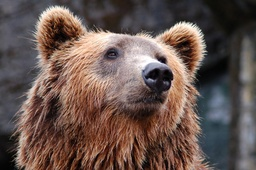
#> input picture images/Bear.jpg, 256 x 170 px, shrunk from 1920 x 1273 before the run
$ python main.py images/Bear.jpg
#> lines starting #> are read from the running program, lines starting #| are printed output that depends on the picture
#> (reads config.json from the repository)
### pipeline.py
import json
import os

import cv2

from moduleB import gerar_banco_gabor
from moduleC import (
    canny_gabor_di_zenzo,
    canny_gabor_escalar,
    canny_tradicional,
    histerese,
    normalizar_imagem,
    supressao_nao_maximos,
)


def gerar_nome_pasta_config(config):
    g = config['gabor']
    h = config['histerese']
    return (
        f"mask{g['tamanho_mascara']}_"
        f"sigma{g['sigma']}_"
        f"lambda{g['lambda_']}_"
        f"gamma{g['gamma']}_"
        f"psi{g['psi']}_"
        f"norient{len(g['orientacoes_graus'])}_"
        f"tlow{h['t_low']}_"
        f"thigh{h['t_high']}"
    )


def resolver_pasta_destino(nome_imagem, config, sufixo=None):
    nome = gerar_nome_pasta_config(config)
    if sufixo:
        nome = f"{nome}_{sufixo}"
    pasta_base = os.path.join("results", nome_imagem, nome)
    if not os.path.exists(pasta_base):
        return pasta_base

    n = 2
    while os.path.exists(f"{pasta_base}_run{n}"):
        n += 1
    return f"{pasta_base}_run{n}"


def pasta_canny_tradicional(nome_imagem):
    return os.path.join("results", nome_imagem, "canny_tradicional")


def salvar_config(pasta_destino, config):
    with open(os.path.join(pasta_destino, 'config_usado.json'), 'w', encoding='utf-8') as f:
        json.dump(config, f, indent=4)


def executar_pipeline_modificado(img_rgb, config, pasta_destino, verbose=True):
    """Executa Canny modificado (Di Zenzo) + Gabor escalar. Salva arquivos 1–3 e 7–9."""
    if verbose:
        print("  -> Gabor modificado (Di Zenzo)...")
    banco_gabor = gerar_banco_gabor(config['gabor'])
    magnitude, orientacao = canny_gabor_di_zenzo(img_rgb, banco_gabor)

    if verbose:
        print("  -> Gabor escalar (cinza)...")
    mag_escalar, orient_escalar = canny_gabor_escalar(img_rgb, banco_gabor)

    if verbose:
        print("  -> NMS + histerese (modificado)...")
    nms = supressao_nao_maximos(magnitude, orientacao)
    borda_final = histerese(
        nms,
        config['histerese']['t_low'],
        config['histerese']['t_high'],
    )

    if verbose:
        print("  -> NMS + histerese (Gabor escalar)...")
    nms_escalar = supressao_nao_maximos(mag_escalar, orient_escalar)
    borda_escalar = histerese(
        nms_escalar,
        config['histerese']['t_low'],
        config['histerese']['t_high'],
    )

    os.makedirs(pasta_destino, exist_ok=True)
    salvar_config(pasta_destino, config)

    cv2.imwrite(os.path.join(pasta_destino, "1_magnitude_di_zenzo.png"), normalizar_imagem(magnitude))
    cv2.imwrite(os.path.join(pasta_destino, "2_nms_di_zenzo.png"), normalizar_imagem(nms))
    cv2.imwrite(os.path.join(pasta_destino, "3_borda_final_di_zenzo.png"), borda_final)
    cv2.imwrite(os.path.join(pasta_destino, "7_gabor_escalar_magnitude.png"), normalizar_imagem(mag_escalar))
    cv2.imwrite(os.path.join(pasta_destino, "8_gabor_escalar_nms.png"), normalizar_imagem(nms_escalar))
    cv2.imwrite(os.path.join(pasta_destino, "9_gabor_escalar_borda_final.png"), borda_escalar)

    return pasta_destino


def executar_canny_tradicional(img_rgb, config, pasta_destino, verbose=True):
    """Executa Canny tradicional (Sobel) e salva arquivos 4–6."""
    if verbose:
        print("  -> Canny tradicional (cinza + Sobel via arquivos)...")
    cfg = config['canny_tradicional']
    magnitude, _, nms, borda_final = canny_tradicional(img_rgb, cfg)

    os.makedirs(pasta_destino, exist_ok=True)
    salvar_config(pasta_destino, config)

    cv2.imwrite(os.path.join(pasta_destino, "4_tradicional_magnitude.png"), normalizar_imagem(magnitude))
    cv2.imwrite(os.path.join(pasta_destino, "5_tradicional_nms.png"), normalizar_imagem(nms))
    cv2.imwrite(os.path.join(pasta_destino, "6_tradicional_borda_final.png"), borda_final)

    return pasta_destino


def carregar_imagem_rgb(image_path):
#> called with image_path = 'images/Bear.jpg'
    img_bgr = cv2.imread(image_path)
#> img_bgr is the input picture: shape (170, 256, 3); mean B, G, R 79.2, 85.2, 103.7
    if img_bgr is None:
        raise FileNotFoundError(f"Não foi possível abrir a imagem: '{image_path}'")
    return cv2.cvtColor(img_bgr, cv2.COLOR_BGR2RGB).astype('float32')

### moduleB.py
import numpy as np

def gerar_kernel_gabor(tamanho, sigma, lambda_, gamma, psi, theta):
    """
    Gera um kernel de Gabor 2D para uma orientação específica[cite: 21, 23, 24, 25, 26, 27].
    """
    # Converte o ângulo de graus para radianos
    theta_rad = np.deg2rad(theta)

    # Cria a grade de coordenadas (x, y)
    metade = tamanho // 2
    y, x = np.mgrid[-metade:metade+1, -metade:metade+1]

    # Rotação das coordenadas
    x_rot = x * np.cos(theta_rad) + y * np.sin(theta_rad)
    y_rot = -x * np.sin(theta_rad) + y * np.cos(theta_rad)

    # Componente Gaussiana (envoltória)
    gauss = np.exp(-(x_rot**2 + (gamma**2 * y_rot**2)) / (2 * sigma**2))

    # Componente Senoidal
    senoide = np.cos(2 * np.pi * x_rot / lambda_ + psi)

    kernel = gauss * senoide

    # Remove a média para evitar resposta a iluminação contínua (opcional mas recomendado em bordas)
    kernel -= np.mean(kernel)

    return kernel

def gerar_banco_gabor(config_gabor):
    """
    Retorna uma lista de kernels de Gabor baseada nas orientações fornecidas[cite: 21, 28].
    """
    banco = []
    orientacoes = config_gabor['orientacoes_graus']

    for theta in orientacoes:
        kernel = gerar_kernel_gabor(
            tamanho=config_gabor['tamanho_mascara'],
            sigma=config_gabor['sigma'],
            lambda_=config_gabor['lambda_'],
            gamma=config_gabor['gamma'],
            psi=config_gabor['psi'],
            theta=theta
        )
        banco.append((theta, kernel))

    return banco

### moduleC.py
from collections import deque

import numpy as np

from moduleA import carregar_kernel, correlacao_2d, filtrar_imagem_rgb


def normalizar_imagem(img):
    """Expansão de histograma para visualização no intervalo [0, 255]."""
    min_val, max_val = img.min(), img.max()
    if max_val == min_val:
        return np.zeros_like(img, dtype=np.uint8)
    img_norm = (img - min_val) / (max_val - min_val) * 255
    return img_norm.astype(np.uint8)


def rgb_para_cinza_manual(img_rgb):
    """Conversão manual para tons de cinza: Y = 0.299R + 0.587G + 0.114B."""
    return (
        0.299 * img_rgb[:, :, 0]
        + 0.587 * img_rgb[:, :, 1]
        + 0.114 * img_rgb[:, :, 2]
    )


def canny_gabor_di_zenzo(img_rgb, banco_gabor):
    """Canny modificado: Gabor por orientação + fusão L2 (Di Zenzo) + máximo."""
    h, w, _ = img_rgb.shape
#> h = 170; w = 256

    mag_maxima = np.zeros((h, w), dtype=np.float32)
    orientacao_final = np.zeros((h, w), dtype=np.float32)

    for theta, kernel in banco_gabor:
        img_filtrada = filtrar_imagem_rgb(img_rgb, kernel)
        mag_theta = np.sqrt(
            img_filtrada[:, :, 0] ** 2
            + img_filtrada[:, :, 1] ** 2
            + img_filtrada[:, :, 2] ** 2
        )

        mascara_maior = mag_theta > mag_maxima
        mag_maxima[mascara_maior] = mag_theta[mascara_maior]
        orientacao_final[mascara_maior] = theta
#> this loop made 8 passes
#> pass 1, in correlacao_2d (call 3), `img_pad = np.pad(imagem, ((pad_h, pad_h), (pad_w, pad_w)), mode='const..`:
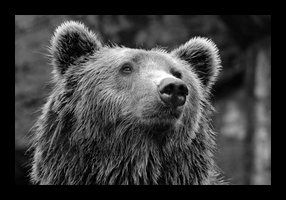
#> img_pad: shape (200, 286) float32; min 0, max 255, mean 60.2
#> after the loop:
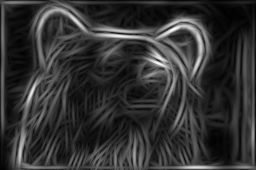
#> mag_maxima: shape (170, 256) float32; min 55.7, max 9160.5, mean 1880.2; drawn with min black and max white

    return mag_maxima, orientacao_final


def canny_gabor_escalar(img_rgb, banco_gabor):
    """
    Gabor tradicional (escalar): aplica banco de Gabor apenas no canal cinza manual.
    Usado no Experimento 1 para comparar sensibilidade paramétrica com o modificado.
    """
    cinza = rgb_para_cinza_manual(img_rgb)
    h, w = cinza.shape
#> h = 170; w = 256

    mag_maxima = np.zeros((h, w), dtype=np.float32)
    orientacao_final = np.zeros((h, w), dtype=np.float32)

    for theta, kernel in banco_gabor:
        resposta = correlacao_2d(cinza, kernel)
        mag_theta = np.abs(resposta)

        mascara_maior = mag_theta > mag_maxima
        mag_maxima[mascara_maior] = mag_theta[mascara_maior]
        orientacao_final[mascara_maior] = theta
#> this loop made 8 passes
#> pass 1, in canny_gabor_escalar, `resposta = correlacao_2d(cinza, kernel)`:
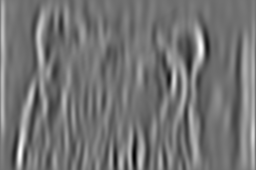
#> resposta: shape (170, 256) float32; min -3445.7, max 4275.3, mean 66.2; drawn with min black and max white
#> after the loop:
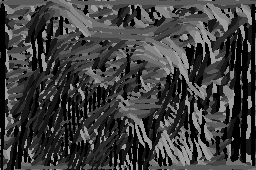
#> orientacao_final: shape (170, 256) float32; min 0, max 157.5, mean 62.5

    return mag_maxima, orientacao_final


def supressao_nao_maximos(magnitude, orientacao):
    """Afina bordas para ~1 pixel comparando vizinhos na direção do gradiente."""
    h, w = magnitude.shape
#> h = 170; w = 256
    nms = np.zeros((h, w), dtype=np.float32)
    angle = orientacao % 180

    for i in range(1, h - 1):
        for j in range(1, w - 1):
            ang = angle[i, j]
            q, r = 255.0, 255.0

            if (0 <= ang < 22.5) or (157.5 <= ang <= 180):
                q = magnitude[i, j + 1]
                r = magnitude[i, j - 1]
            elif 22.5 <= ang < 67.5:
                q = magnitude[i + 1, j - 1]
                r = magnitude[i - 1, j + 1]
            elif 67.5 <= ang < 112.5:
                q = magnitude[i + 1, j]
                r = magnitude[i - 1, j]
            elif 112.5 <= ang < 157.5:
                q = magnitude[i - 1, j - 1]
                r = magnitude[i + 1, j + 1]

            if magnitude[i, j] >= q and magnitude[i, j] >= r:
                nms[i, j] = magnitude[i, j]
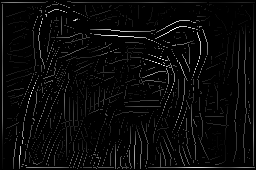
#> nms: shape (170, 256) float32; min 0, max 9160.5, mean 338; drawn with min black and max white

    return nms


def histerese(nms, t_low, t_high):
    """
    Limiarização por histerese com propagação iterativa (BFS).
    Bordas fracas conectadas a fortes (direta ou em cadeia) são mantidas.
    """
#> called with t_low = 20, t_high = 50
    h, w = nms.shape
#> h = 170; w = 256
    STRONG = 255
    WEAK = 128

    resultado = np.zeros((h, w), dtype=np.uint8)
    resultado[nms >= t_high] = STRONG
    resultado[(nms >= t_low) & (nms < t_high)] = WEAK

    fila = deque(zip(*np.where(resultado == STRONG)))
    while fila:
        i, j = fila.popleft()
        for di in (-1, 0, 1):
            for dj in (-1, 0, 1):
                if di == 0 and dj == 0:
                    continue
                ni, nj = i + di, j + dj
                if 0 <= ni < h and 0 <= nj < w and resultado[ni, nj] == WEAK:
                    resultado[ni, nj] = STRONG
                    fila.append((ni, nj))

    resultado[resultado != STRONG] = 0
    return resultado


# [21 lines left out: function canny_tradicional, not called in this run]

### moduleA.py
import json
import os

import numpy as np


def correlacao_2d(imagem, kernel):
    """
    Aplica a correlação espacial 2D em um único canal da imagem.
    """
    img_h, img_w = imagem.shape
    k_h, k_w = kernel.shape

    pad_h, pad_w = k_h // 2, k_w // 2
    img_pad = np.pad(imagem, ((pad_h, pad_h), (pad_w, pad_w)), mode='constant', constant_values=0)

    resultado = np.zeros_like(imagem, dtype=np.float32)

    for y in range(k_h):
        for x in range(k_w):
            resultado += img_pad[y:y + img_h, x:x + img_w] * kernel[y, x]

    return resultado


def filtrar_imagem_rgb(imagem_rgb, kernel):
    """Aplica o kernel separadamente nos canais R, G e B."""
    h, w, c = imagem_rgb.shape
    resultado = np.zeros((h, w, c), dtype=np.float32)

    for canal in range(c):
        resultado[:, :, canal] = correlacao_2d(imagem_rgb[:, :, canal], kernel)

    return resultado


# [31 lines left out: function carregar_kernel, not called in this run]

### main.py
import argparse
import json
import os
from pathlib import Path

from pipeline import (
    carregar_imagem_rgb,
    executar_canny_tradicional,
    executar_pipeline_modificado,
    pasta_canny_tradicional,
    resolver_pasta_destino,
)


def main():
    parser = argparse.ArgumentParser(
        description="Pipeline de Canny Modificado (Gabor-Di Zenzo) + Canny tradicional."
    )
    parser.add_argument(
        "image_path",
        type=str,
        help="Caminho para a imagem de teste (ex: images/GrayAndMagenta.png)",
    )
    parser.add_argument(
        "--sem-tradicional",
        action="store_true",
        help="Não executa o Canny tradicional (apenas o modificado).",
    )
    args = parser.parse_args()

    if not os.path.exists('config.json'):
        print("Erro: O arquivo 'config.json' não foi encontrado no diretório atual.")
        return

    with open('config.json', 'r', encoding='utf-8') as f:
        config = json.load(f)

    image_path = args.image_path
    try:
        img_rgb = carregar_imagem_rgb(image_path)
    except FileNotFoundError as e:
        print(f"Erro: {e}")
        return

    nome_imagem = Path(image_path).stem
    pasta_modificado = resolver_pasta_destino(nome_imagem, config)

    print(f"A processar: {image_path}")
    executar_pipeline_modificado(img_rgb, config, pasta_modificado)
#> in executar_pipeline_modificado, `borda_final = histerese( nms, config['histerese']['t_low'], config['hi..`:
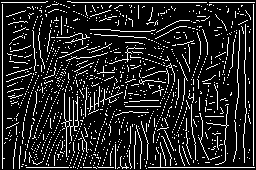
#> borda_final: shape (170, 256); 14% white in thin lines or dots
#> in executar_pipeline_modificado, `borda_escalar = histerese( nms_escalar, config['histerese']['t_low'], ..`:
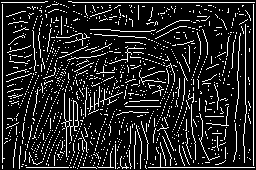
#> borda_escalar: shape (170, 256); 14% white in thin lines or dots
#> in normalizar_imagem, `min_val, max_val = img.min(), img.max()`: min_val = 55.7; max_val = 9160.5
    print(f"  Modificado  -> {pasta_modificado}/")

    if not args.sem_tradicional:
        pasta_trad = pasta_canny_tradicional(nome_imagem)
        executar_canny_tradicional(img_rgb, config, pasta_trad)
        print(f"  Tradicional -> {pasta_trad}/")

    print("\n[SUCESSO] Processamento concluído!")


if __name__ == "__main__":
#> (the run stopped early here; a loop or call above may not have finished)
